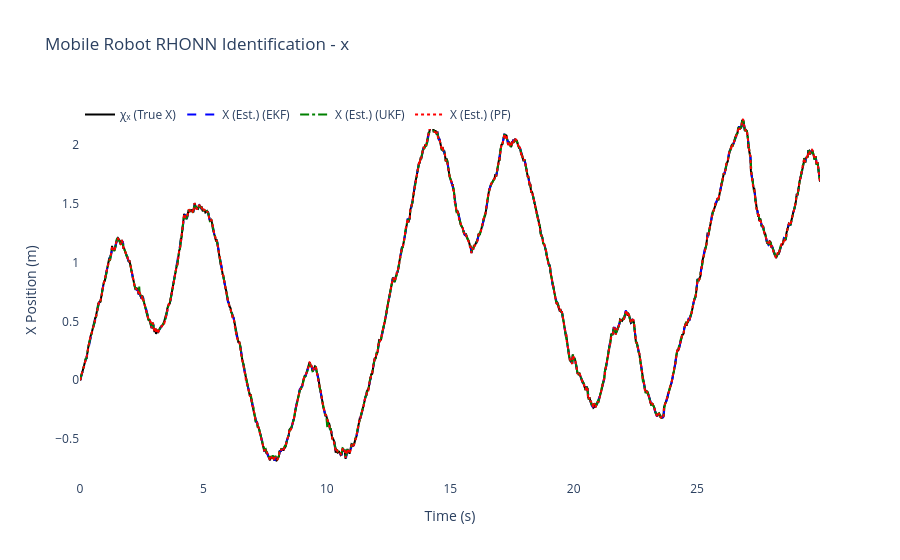
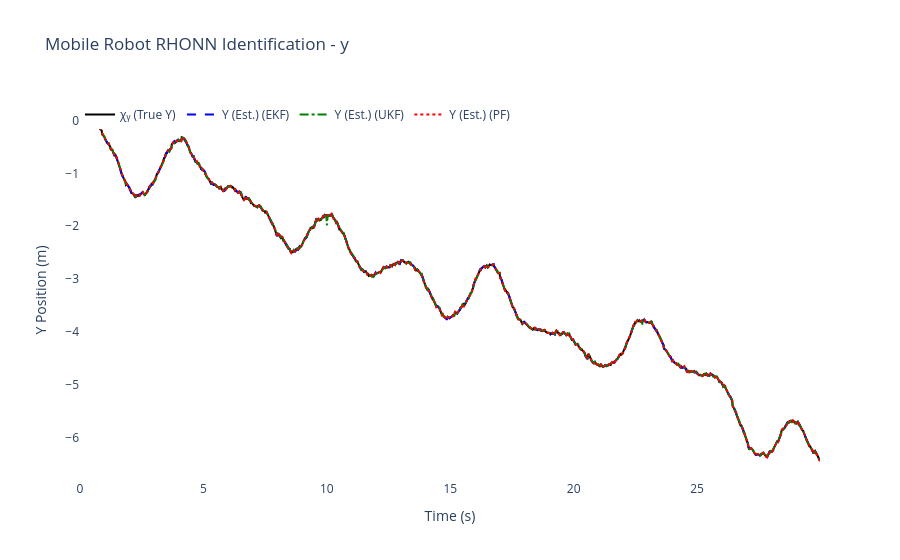
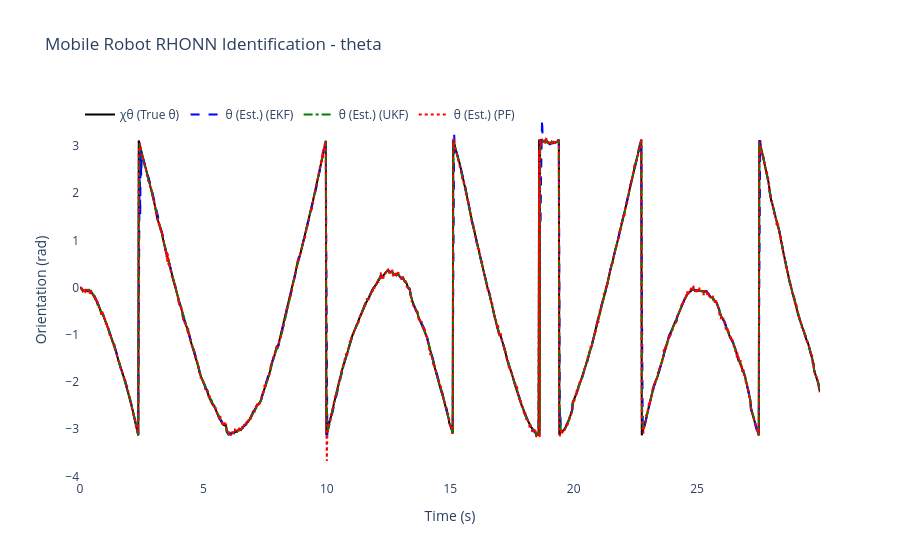
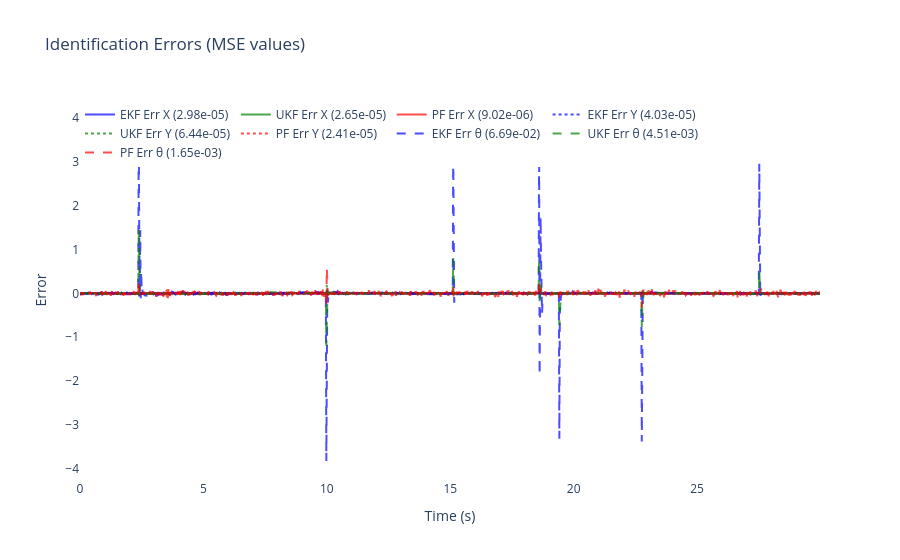

Source (notebook cell) for these figures, in order:
### Code cell
# ============================================================
# 6) Results & plots for Differential Drive Mobile Robot
# ============================================================

mse_x_ekf = np.mean((x_true[:, 0] - x_hat_ekf[:, 0])**2)
mse_y_ekf = np.mean((x_true[:, 1] - x_hat_ekf[:, 1])**2)
mse_theta_ekf = np.mean((x_true[:, 2] - x_hat_ekf[:, 2])**2)

mse_x_ukf = np.mean((x_true[:, 0] - x_hat_ukf[:, 0])**2)
mse_y_ukf = np.mean((x_true[:, 1] - x_hat_ukf[:, 1])**2)
mse_theta_ukf = np.mean((x_true[:, 2] - x_hat_ukf[:, 2])**2)

mse_x_pf = np.mean((x_true[:, 0] - x_hat_pf[:, 0])**2)
mse_y_pf = np.mean((x_true[:, 1] - x_hat_pf[:, 1])**2)
mse_theta_pf = np.mean((x_true[:, 2] - x_hat_pf[:, 2])**2)

mse_total_ekf = mse_x_ekf + mse_y_ekf + mse_theta_ekf
mse_total_ukf = mse_x_ukf + mse_y_ukf + mse_theta_ukf
mse_total_pf = mse_x_pf + mse_y_pf + mse_theta_pf
mse_totals = {'EKF': mse_total_ekf, 'UKF': mse_total_ukf, 'PF': mse_total_pf}
best_filter = min(mse_totals, key=mse_totals.get)


print("🎯" + "="*65)
print(f"🏆 MEJOR FILTRO: {best_filter} (MSE total: {mse_totals[best_filter]:.6f})")
print(f"🎲 SEMILLA USADA: {RANDOM_SEED}")
print("="*67)


print(f"\nFinal EKF-RHONN Weights:")
for i in range(3):
    state_names = ['x', 'y', 'theta']
    print(f"  Neuron {i+1} ({state_names[i]}): {ekf_trainer.weights[i]}")

print(f"\nFinal UKF-RHONN Weights:")
for i in range(3):
    state_names = ['x', 'y', 'theta']
    print(f"  Neuron {i+1} ({state_names[i]}): {ukf_trainer.weights[i]}")

print(f"\nFinal PF-RHONN Weight Estimates:")
pf_estimates = pf_trainer.get_estimate()
for i in range(3):
    state_names = ['x', 'y', 'theta']
    print(f"  Neuron {i+1} ({state_names[i]}): {pf_estimates[i]}")

print("\n--- Performance Comparison (MSE) ---")
print(f"EKF MSE x:     {mse_x_ekf:.6f}")
print(f"EKF MSE y:     {mse_y_ekf:.6f}")
print(f"EKF MSE theta: {mse_theta_ekf:.6f}")
print(f"UKF MSE x:     {mse_x_ukf:.6f}")
print(f"UKF MSE y:     {mse_y_ukf:.6f}")
print(f"UKF MSE theta: {mse_theta_ukf:.6f}")
print(f"PF  MSE x:     {mse_x_pf:.6f}")
print(f"PF  MSE y:     {mse_y_pf:.6f}")
print(f"PF  MSE theta: {mse_theta_pf:.6f}")

states_info = [
    {'idx': 0, 'var': 'x', 'desc': 'X Position', 'y_label': 'X Position (m)', 'chi': 'χₓ (True X)', 'x': 'X (Est.)'},
    {'idx': 1, 'var': 'y', 'desc': 'Y Position', 'y_label': 'Y Position (m)', 'chi': 'χᵧ (True Y)', 'x': 'Y (Est.)'},
    {'idx': 2, 'var': 'theta', 'desc': 'Orientation', 'y_label': 'Orientation (rad)', 'chi': 'χθ (True θ)', 'x': 'θ (Est.)'}
]

for state_info in states_info:
    i = state_info['idx']
    trace_plant = go.Scatter(x=t_history, y=x_true[:, i], mode='lines', name=state_info['chi'], line=dict(color='black', width=2))
    trace_ekf = go.Scatter(x=t_history, y=x_hat_ekf[:, i], mode='lines', name=f"{state_info['x']} (EKF)", line=dict(dash='dash', color='blue'))
    trace_ukf = go.Scatter(x=t_history, y=x_hat_ukf[:, i], mode='lines', name=f"{state_info['x']} (UKF)", line=dict(dash='dashdot', color='green'))
    trace_pf = go.Scatter(x=t_history, y=x_hat_pf[:, i], mode='lines', name=f"{state_info['x']} (PF)", line=dict(dash='dot', color='red'))
    fig = go.Figure([trace_plant, trace_ekf, trace_ukf, trace_pf])
    fig.update_layout(title=f'Mobile Robot RHONN Identification - {state_info["var"]}', xaxis_title='Time (s)', yaxis_title=state_info['y_label'], legend=dict(x=0, y=1, orientation='h'), font=dict(size=12), plot_bgcolor='white', paper_bgcolor='white')
    fig.show()

error_x_ekf = x_true[:, 0] - x_hat_ekf[:, 0]
error_y_ekf = x_true[:, 1] - x_hat_ekf[:, 1]
error_theta_ekf = x_true[:, 2] - x_hat_ekf[:, 2]
error_x_ukf = x_true[:, 0] - x_hat_ukf[:, 0]
error_y_ukf = x_true[:, 1] - x_hat_ukf[:, 1]
error_theta_ukf = x_true[:, 2] - x_hat_ukf[:, 2]
error_x_pf = x_true[:, 0] - x_hat_pf[:, 0]
error_y_pf = x_true[:, 1] - x_hat_pf[:, 1]
error_theta_pf = x_true[:, 2] - x_hat_pf[:, 2]

fig2 = go.Figure()
fig2.add_trace(go.Scatter(x=t_history, y=error_x_ekf, mode='lines', name=f'EKF Err X ({mse_x_ekf:.2e})', opacity=0.7, line=dict(color='blue')))
fig2.add_trace(go.Scatter(x=t_history, y=error_x_ukf, mode='lines', name=f'UKF Err X ({mse_x_ukf:.2e})', opacity=0.7, line=dict(color='green')))
fig2.add_trace(go.Scatter(x=t_history, y=error_x_pf, mode='lines', name=f'PF Err X ({mse_x_pf:.2e})', opacity=0.7, line=dict(color='red')))
fig2.add_trace(go.Scatter(x=t_history, y=error_y_ekf, mode='lines', name=f'EKF Err Y ({mse_y_ekf:.2e})', opacity=0.7, line=dict(color='blue', dash='dot')))
fig2.add_trace(go.Scatter(x=t_history, y=error_y_ukf, mode='lines', name=f'UKF Err Y ({mse_y_ukf:.2e})', opacity=0.7, line=dict(color='green', dash='dot')))
fig2.add_trace(go.Scatter(x=t_history, y=error_y_pf, mode='lines', name=f'PF Err Y ({mse_y_pf:.2e})', opacity=0.7, line=dict(color='red', dash='dot')))
fig2.add_trace(go.Scatter(x=t_history, y=error_theta_ekf, mode='lines', name=f'EKF Err θ ({mse_theta_ekf:.2e})', opacity=0.7, line=dict(color='blue', dash='dash')))
fig2.add_trace(go.Scatter(x=t_history, y=error_theta_ukf, mode='lines', name=f'UKF Err θ ({mse_theta_ukf:.2e})', opacity=0.7, line=dict(color='green', dash='dash')))
fig2.add_trace(go.Scatter(x=t_history, y=error_theta_pf, mode='lines', name=f'PF Err θ ({mse_theta_pf:.2e})', opacity=0.7, line=dict(color='red', dash='dash')))
fig2.update_layout(title='Identification Errors (MSE values)', xaxis_title='Time (s)', yaxis_title='Error', legend=dict(x=0, y=1, orientation='h'), font=dict(size=12), plot_bgcolor='white', paper_bgcolor='white')
fig2.show()

# 2D Trajectory plot
fig_trajectory = go.Figure()
fig_trajectory.add_trace(go.Scatter(x=x_true[:, 0], y=x_true[:, 1], mode='lines', name='True', line=dict(color='black', width=3)))
fig_trajectory.add_trace(go.Scatter(x=x_hat_ekf[:, 0], y=x_hat_ekf[:, 1], mode='lines', name='EKF', line=dict(color='blue', width=2, dash='dash')))
fig_trajectory.add_trace(go.Scatter(x=x_hat_ukf[:, 0], y=x_hat_ukf[:, 1], mode='lines', name='UKF', line=dict(color='green', width=2, dash='dashdot')))
fig_trajectory.add_trace(go.Scatter(x=x_hat_pf[:, 0], y=x_hat_pf[:, 1], mode='lines', name='PF', line=dict(color='red', width=2, dash='dot')))
fig_trajectory.add_trace(go.Scatter(x=[x_true[0, 0]], y=[x_true[0, 1]], mode='markers', name='Start', marker=dict(color='green', size=10, symbol='star')))
fig_trajectory.add_trace(go.Scatter(x=[x_true[-1, 0]], y=[x_true[-1, 1]], mode='markers', name='End', marker=dict(color='red', size=10, symbol='square')))
fig_trajectory.update_layout(title='Trajectory Comparison (Optimized Params)', xaxis_title='X (m)', yaxis_title='Y (m)', font=dict(size=12), plot_bgcolor='white', paper_bgcolor='white', showlegend=True)
fig_trajectory.show()


# === RESUMEN DE RENDIMIENTO CON SEMILLA ===
print("\n📊 MSE Desglosado por Filtro:")
print(f"   EKF: {mse_total_ekf:.6f}  |  UKF: {mse_total_ukf:.6f}  |  PF: {mse_total_pf:.6f}")
print(f"\n💡 Para reproducir estos resultados:")
print(f"   Principal: RANDOM_SEED = {RANDOM_SEED}")
print(f"   DE Optim.: DE_SEED = {(RANDOM_SEED + 12345) % 100000}")
print(f"   (Cambia línea 8 en celda 4 para usar semilla principal)")

# --- Parameter summary ---
print("\n--- Optimized Parameter Summary ---")
print(f"EKF params: Q={ekf_trainer.Q[0][0,0]:.3e} R={ekf_trainer.R[0][0]:.3e} P0~{ekf_trainer.P[0][0,0]:.3e} eta={ekf_trainer.eta:.3f}")
print(f"UKF params: alpha={ukf_trainer.alpha:.3e} eta={ukf_trainer.eta:.3f} Qdiag={ukf_trainer.Q[0][0,0]:.3e} R={ukf_trainer.R[0][0]:.3e}")
print(f"PF params: Q_std={pf_trainer.Q_std} R_std={pf_trainer.R_std} ESS_th={pf_trainer.ess_threshold:.1f} n_particles={pf_trainer.n_particles}")

print("\nOptimization + simulation complete.")

# 58865

### Figure 1 — Plotly figure (JSON) as saved in the notebook; plotly's stock layout.template omitted (floating-point values rounded to 4 significant figures; data arrays with more than 128 entries replaced by an {"elided": "..."} marker saying what was removed)
{"data": [{"line": {"color": "black", "width": 2}, "mode": "lines", "name": "χₓ (True X)", "type": "scatter", "x": {"elided": "1500 float values"}, "y": {"elided": "1500 float values"}}, {"line": {"color": "blue", "dash": "dash"}, "mode": "lines", "name": "X (Est.) (EKF)", "type": "scatter", "x": {"elided": "1500 float values"}, "y": {"elided": "1500 float values"}}, {"line": {"color": "green", "dash": "dashdot"}, "mode": "lines", "name": "X (Est.) (UKF)", "type": "scatter", "x": {"elided": "1500 float values"}, "y": {"elided": "1500 float values"}}, {"line": {"color": "red", "dash": "dot"}, "mode": "lines", "name": "X (Est.) (PF)", "type": "scatter", "x": {"elided": "1500 float values"}, "y": {"elided": "1500 float values"}}], "layout": {"font": {"size": 12}, "legend": {"orientation": "h", "x": 0, "y": 1}, "paper_bgcolor": "white", "plot_bgcolor": "white", "title": {"text": "Mobile Robot RHONN Identification - x"}, "xaxis": {"title": {"text": "Time (s)"}}, "yaxis": {"title": {"text": "X Position (m)"}}}}

### Figure 2 — Plotly figure (JSON) as saved in the notebook; plotly's stock layout.template omitted (floating-point values rounded to 4 significant figures; data arrays with more than 128 entries replaced by an {"elided": "..."} marker saying what was removed)
{"data": [{"line": {"color": "black", "width": 2}, "mode": "lines", "name": "χᵧ (True Y)", "type": "scatter", "x": {"elided": "1500 float values"}, "y": {"elided": "1500 float values"}}, {"line": {"color": "blue", "dash": "dash"}, "mode": "lines", "name": "Y (Est.) (EKF)", "type": "scatter", "x": {"elided": "1500 float values"}, "y": {"elided": "1500 float values"}}, {"line": {"color": "green", "dash": "dashdot"}, "mode": "lines", "name": "Y (Est.) (UKF)", "type": "scatter", "x": {"elided": "1500 float values"}, "y": {"elided": "1500 float values"}}, {"line": {"color": "red", "dash": "dot"}, "mode": "lines", "name": "Y (Est.) (PF)", "type": "scatter", "x": {"elided": "1500 float values"}, "y": {"elided": "1500 float values"}}], "layout": {"font": {"size": 12}, "legend": {"orientation": "h", "x": 0, "y": 1}, "paper_bgcolor": "white", "plot_bgcolor": "white", "title": {"text": "Mobile Robot RHONN Identification - y"}, "xaxis": {"title": {"text": "Time (s)"}}, "yaxis": {"title": {"text": "Y Position (m)"}}}}

### Figure 3 — Plotly figure (JSON) as saved in the notebook; plotly's stock layout.template omitted (floating-point values rounded to 4 significant figures; data arrays with more than 128 entries replaced by an {"elided": "..."} marker saying what was removed)
{"data": [{"line": {"color": "black", "width": 2}, "mode": "lines", "name": "χθ (True θ)", "type": "scatter", "x": {"elided": "1500 float values"}, "y": {"elided": "1500 float values"}}, {"line": {"color": "blue", "dash": "dash"}, "mode": "lines", "name": "θ (Est.) (EKF)", "type": "scatter", "x": {"elided": "1500 float values"}, "y": {"elided": "1500 float values"}}, {"line": {"color": "green", "dash": "dashdot"}, "mode": "lines", "name": "θ (Est.) (UKF)", "type": "scatter", "x": {"elided": "1500 float values"}, "y": {"elided": "1500 float values"}}, {"line": {"color": "red", "dash": "dot"}, "mode": "lines", "name": "θ (Est.) (PF)", "type": "scatter", "x": {"elided": "1500 float values"}, "y": {"elided": "1500 float values"}}], "layout": {"font": {"size": 12}, "legend": {"orientation": "h", "x": 0, "y": 1}, "paper_bgcolor": "white", "plot_bgcolor": "white", "title": {"text": "Mobile Robot RHONN Identification - theta"}, "xaxis": {"title": {"text": "Time (s)"}}, "yaxis": {"title": {"text": "Orientation (rad)"}}}}

### Figure 4 — Plotly figure (JSON) as saved in the notebook; plotly's stock layout.template omitted (floating-point values rounded to 4 significant figures; data arrays with more than 128 entries replaced by an {"elided": "..."} marker saying what was removed)
{"data": [{"line": {"color": "blue"}, "mode": "lines", "name": "EKF Err X (2.98e-05)", "opacity": 0.7, "type": "scatter", "x": {"elided": "1500 float values"}, "y": {"elided": "1500 float values"}}, {"line": {"color": "green"}, "mode": "lines", "name": "UKF Err X (2.65e-05)", "opacity": 0.7, "type": "scatter", "x": {"elided": "1500 float values"}, "y": {"elided": "1500 float values"}}, {"line": {"color": "red"}, "mode": "lines", "name": "PF Err X (9.02e-06)", "opacity": 0.7, "type": "scatter", "x": {"elided": "1500 float values"}, "y": {"elided": "1500 float values"}}, {"line": {"color": "blue", "dash": "dot"}, "mode": "lines", "name": "EKF Err Y (4.03e-05)", "opacity": 0.7, "type": "scatter", "x": {"elided": "1500 float values"}, "y": {"elided": "1500 float values"}}, {"line": {"color": "green", "dash": "dot"}, "mode": "lines", "name": "UKF Err Y (6.44e-05)", "opacity": 0.7, "type": "scatter", "x": {"elided": "1500 float values"}, "y": {"elided": "1500 float values"}}, {"line": {"color": "red", "dash": "dot"}, "mode": "lines", "name": "PF Err Y (2.41e-05)", "opacity": 0.7, "type": "scatter", "x": {"elided": "1500 float values"}, "y": {"elided": "1500 float values"}}, {"line": {"color": "blue", "dash": "dash"}, "mode": "lines", "name": "EKF Err θ (6.69e-02)", "opacity": 0.7, "type": "scatter", "x": {"elided": "1500 float values"}, "y": {"elided": "1500 float values"}}, {"line": {"color": "green", "dash": "dash"}, "mode": "lines", "name": "UKF Err θ (4.51e-03)", "opacity": 0.7, "type": "scatter", "x": {"elided": "1500 float values"}, "y": {"elided": "1500 float values"}}, {"line": {"color": "red", "dash": "dash"}, "mode": "lines", "name": "PF Err θ (1.65e-03)", "opacity": 0.7, "type": "scatter", "x": {"elided": "1500 float values"}, "y": {"elided": "1500 float values"}}], "layout": {"font": {"size": 12}, "legend": {"orientation": "h", "x": 0, "y": 1}, "paper_bgcolor": "white", "plot_bgcolor": "white", "title": {"text": "Identification Errors (MSE values)"}, "xaxis": {"title": {"text": "Time (s)"}}, "yaxis": {"title": {"text": "Error"}}}}
